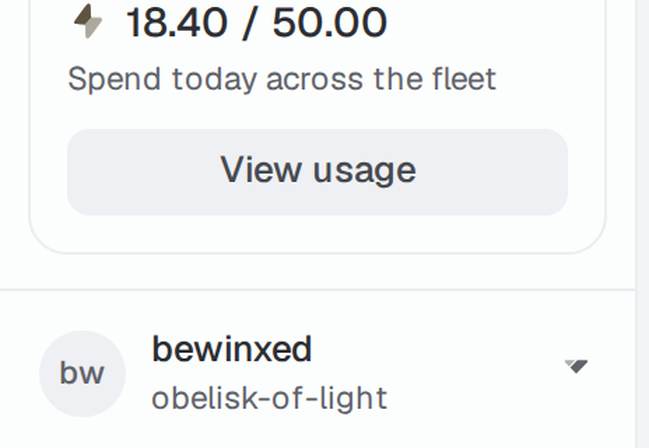
#> input picture mocks/c_v2_botquota.png, 649 x 448 px
$ python satcensus.py c_v2_botquota.png
#> lines starting #> are read from the running program, lines starting #| are printed output that depends on the picture; after the words box and inside, x2 and y2 are one past the last pixel; in counts of white or black regions, pixels touching at a corner belong together
#!/usr/bin/env python3
"""DW-3.12 — "saturated colour appears only on chips, badges and small marks;
no large surface is saturated."

Counted, not asserted: every pixel's sRGB saturation (max-min), then the area of
the largest connected saturated region. A saturated *wash* would show up as one
big component; chips and marks show up as many small ones.
"""
import sys
import numpy as np
from PIL import Image

THRESH = 20          # channel spread that counts as "carrying a hue"
# A CEILING AND A FLOOR. This was reported as "2.342% — calm is a budget" and
# every further desaturation scored better, which is how the marks ended up
# graphite and the board ended up dead. A fleet console with 0% hue is as wrong
# as one with 40%: colour here is information, not decoration.
FLOOR, CEIL = 1.0, 12.0
bad = []
for path in sys.argv[1:]:
    im = Image.open(path).convert('RGB')
#> im is the input picture: PIL image 649x448 RGB; mean R, G, B 242.3, 243.3, 244.1
    if im.width > 2000:
        im = im.resize((im.width // 2, im.height // 2), Image.LANCZOS)
    a = np.asarray(im).astype(int)
    sat = (a.max(axis=2) - a.min(axis=2)) >= THRESH
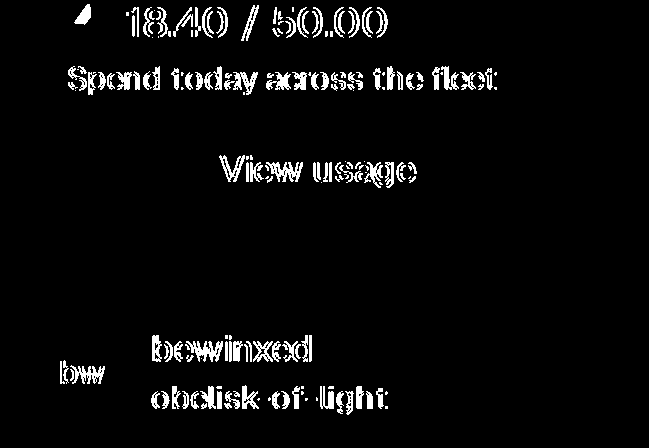
#> sat: shape (448, 649) bool; 4.4% white; 186 white regions (54 under 20 px), largest, box (x1, y1, x2, y2) and area: (186, 341, 223, 362) 390, (266, 162, 303, 182) 374, (70, 365, 105, 384) 331
    total = sat.size
#> total = 290752
    # largest connected component, 4-connectivity, iterative flood fill
    seen = np.zeros_like(sat, dtype=bool)
    biggest, blobs = 0, 0
    ys, xs = np.nonzero(sat)
#> ys = 12794 values from 4 to 414; xs = 12794 values, max 496 at index 2987, min 60 at index 10082, mean 261.2
    H, W = sat.shape
#> H = 448; W = 649
    for y0, x0 in zip(ys, xs):
        if seen[y0, x0]:
            continue
        blobs += 1
        stack, n = [(y0, x0)], 0
        seen[y0, x0] = True
        while stack:
            y, x = stack.pop()
            n += 1
            for dy, dx in ((1, 0), (-1, 0), (0, 1), (0, -1)):
                yy, xx = y + dy, x + dx
                if 0 <= yy < H and 0 <= xx < W and sat[yy, xx] and not seen[yy, xx]:
                    seen[yy, xx] = True
                    stack.append((yy, xx))
        biggest = max(biggest, n)
#> this loop made 12794 passes
#> (y0, x0) on passes 1 to 3: (4, 87), (4, 88), (4, 89)
#> after the loop, blobs = 251
    print(f"{path}")
    print(f"  saturated pixels : {sat.sum():>8} / {total}  = {100*sat.sum()/total:.3f}% of the surface")
#|   saturated pixels :    12794 / 290752  = 4.400% of the surface
    print(f"  saturated regions: {blobs:>8}")
#|   saturated regions:      251
    print(f"  largest region   : {biggest:>8} px = {100*biggest/total:.4f}% of the surface"
          f"  ({'OK — chip/mark scale' if 100*biggest/total < 0.5 else 'LARGE SATURATED SURFACE'})")
#|   largest region   :      390 px = 0.1341% of the surface  (OK — chip/mark scale)
    pct = 100 * sat.sum() / total
#> pct = 4.4
    verdict = ('BELOW FLOOR — the surface has gone grey' if pct < FLOOR
               else 'ABOVE CEILING — colour has become a wash' if pct > CEIL
               else f'within {FLOOR}-{CEIL}%')
#> verdict = 'within 1.0-12.0%'
    print(f"  hue budget       : {pct:>8.3f}%  [floor {FLOOR}% · ceiling {CEIL}%]  {verdict}")
#|   hue budget       :    4.400%  [floor 1.0% · ceiling 12.0%]  within 1.0-12.0%
    if pct < FLOOR or pct > CEIL:
        bad.append(path)

import sys as _s
if bad:
    print(f"  {len(bad)} image(s) outside the hue budget")
    _s.exit(1)
print("  hue budget holds on every image")

$ run again, on mocks/c_v2_fg.png
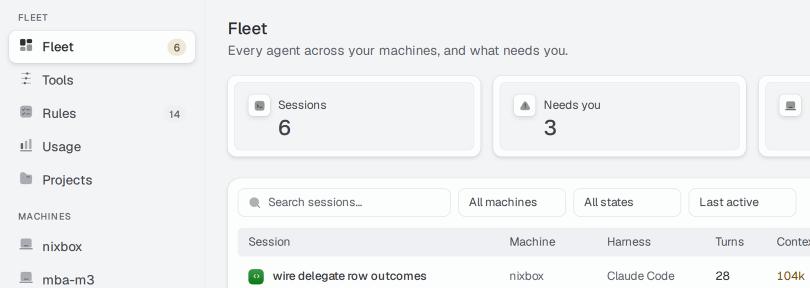
#> input picture mocks/c_v2_fg.png, 1620 x 576 px (shown at 1/2 size)
#> im is the input picture: PIL image 1620x576 RGB; mean R, G, B 240.6, 241.7, 243.3
#> `sat = (a.max(axis=2) - a.min(axis=2)) >= THRESH`:
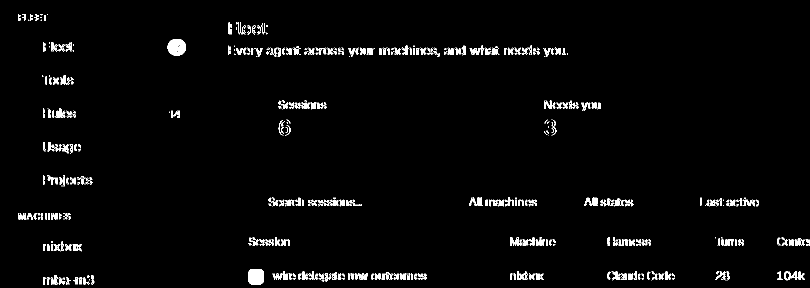
#> sat: shape (576, 1620) bool (shown at 1/2 size); 2.4% white; 594 white regions (264 under 20 px), largest, box (x1, y1, x2, y2) and area: (335, 78, 372, 111) 958, (497, 538, 528, 569) 886, (1568, 542, 1596, 561) 237
#> the loop `for y0, x0 in zip(ys, xs):` made 22512 passes
#> (y0, x0) on passes 3, 5, 6: (28, 46), (28, 50), (28, 51)
#> after the loop `for y0, x0 in zip(ys, xs):`: blobs = 1112
#|   saturated pixels :    22512 / 933120  = 2.413% of the surface
#|   saturated regions:     1112
#|   largest region   :      957 px = 0.1026% of the surface  (OK — chip/mark scale)
#> pct = 2.41
#> verdict = 'within 1.0-12.0%'
#|   hue budget       :    2.413%  [floor 1.0% · ceiling 12.0%]  within 1.0-12.0%

$ run again, on mocks/c_v2_head.png
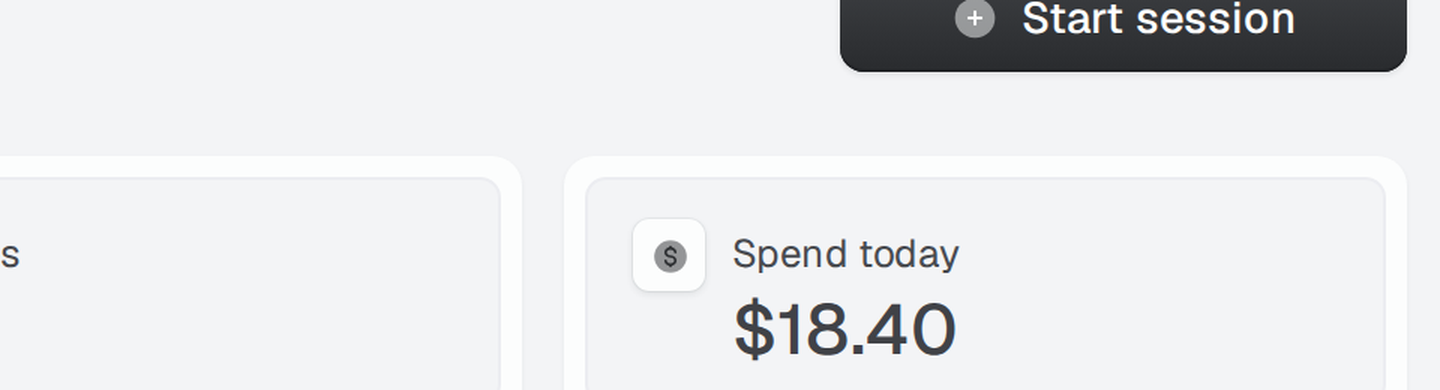
#> input picture mocks/c_v2_head.png, 1440 x 390 px
#> im is the input picture: PIL image 1440x390 RGB; mean R, G, B 228.5, 229.5, 231.5
#> `sat = (a.max(axis=2) - a.min(axis=2)) >= THRESH`:
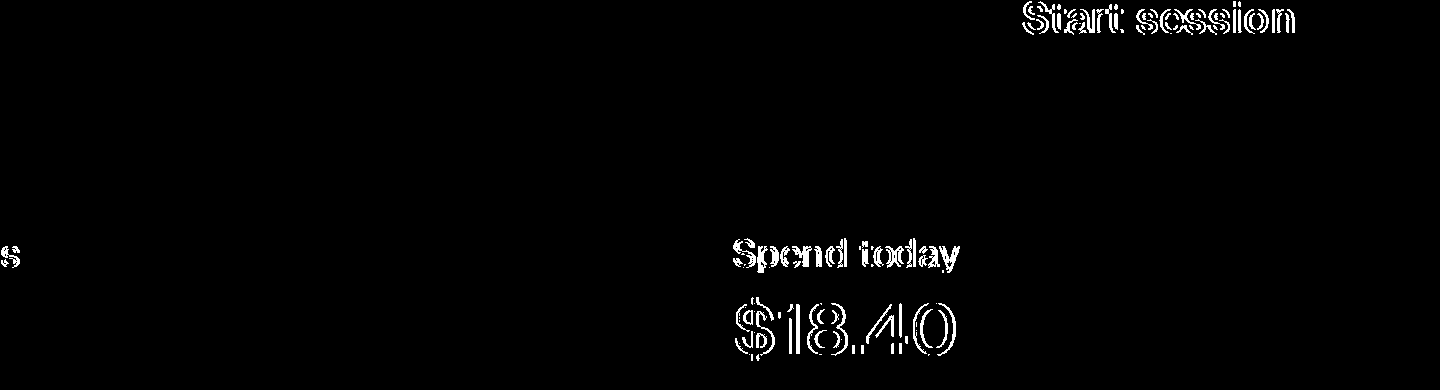
#> sat: shape (390, 1440) bool; 1.4% white; 143 white regions (45 under 20 px), largest, box (x1, y1, x2, y2) and area: (939, 246, 960, 273) 243, (885, 246, 904, 268) 214, (792, 246, 812, 267) 199
#> ys = 7991 values from 1 to 360; xs = 7991 values, max 1294 at index 1103, min 1 at index 3333, mean 927.6
#> the loop `for y0, x0 in zip(ys, xs):` made 7991 passes
#> (y0, x0) on passes 1 to 3: (1, 1029), (1, 1030), (1, 1031)
#> after the loop `for y0, x0 in zip(ys, xs):`: blobs = 206
#|   saturated pixels :     7991 / 561600  = 1.423% of the surface
#|   saturated regions:      206
#|   largest region   :      243 px = 0.0433% of the surface  (OK — chip/mark scale)
#> pct = 1.42
#> verdict = 'within 1.0-12.0%'
#|   hue budget       :    1.423%  [floor 1.0% · ceiling 12.0%]  within 1.0-12.0%
